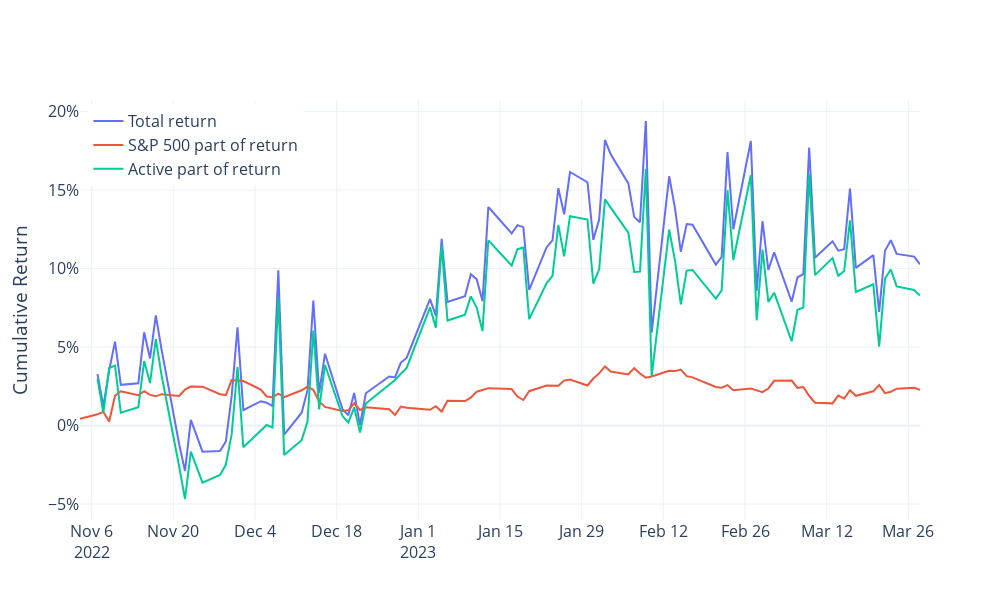

Source (notebook cell):
### Markdown cell above
### Compare to S&P 500 (SPY)

### Code cell
spy = yf.download("SPY", start="2022-11-03")["Adj Close"].pct_change().dropna()
spy.index = [datetime.strftime(x, "%Y-%m-%d") for x in spy.index]

rets = pd.concat((ret, spy), axis=1)
rets.columns = ["ret", "spy"]

result = smf.ols("ret~spy", rets).fit()
alpha = result.params[0]
beta = result.params[1]
info_ratio = alpha / np.sqrt(result.mse_resid)

spy = beta*spy
active = ret - spy

trace1 = go.Scatter(
    x = ret.index.to_list(),
    y = (1+ret).cumprod()-1,
    name = "Total return",
    hovertemplate="%{x}<br>total=%{y:.2%}<extra></extra>"
)

trace2 = go.Scatter(
    x = active.index.to_list(),
    y = (1+active).cumprod()-1,
    name = "Active part of return",
    hovertemplate="%{x}<br>active=%{y:.2%}<extra></extra>"
)
trace3 = go.Scatter(
    x = spy.index.to_list(),
    y = (1+spy).cumprod()-1,
    name = "S&P 500 part of return",
    hovertemplate="%{x}<br>spy=%{y:.2%}<extra></extra>"
)
fig = go.Figure()
for trace in [trace1, trace3, trace2]:
    fig.add_trace(trace)

fig.update_layout(
    yaxis_title="Cumulative Return",
    xaxis_title_font = {"size":18},
    template="plotly_white",
    yaxis_tickformat=".0%",
    height=600,  
    width=1000,
    legend=dict(
      x = 0.01,
      y = 0.99
    ),
    font_size=16
)
fig.write_image(f"{output_dir}/spy.jpeg")
fig.write_html(f"{output_dir}/spy.html")
fig.show()
